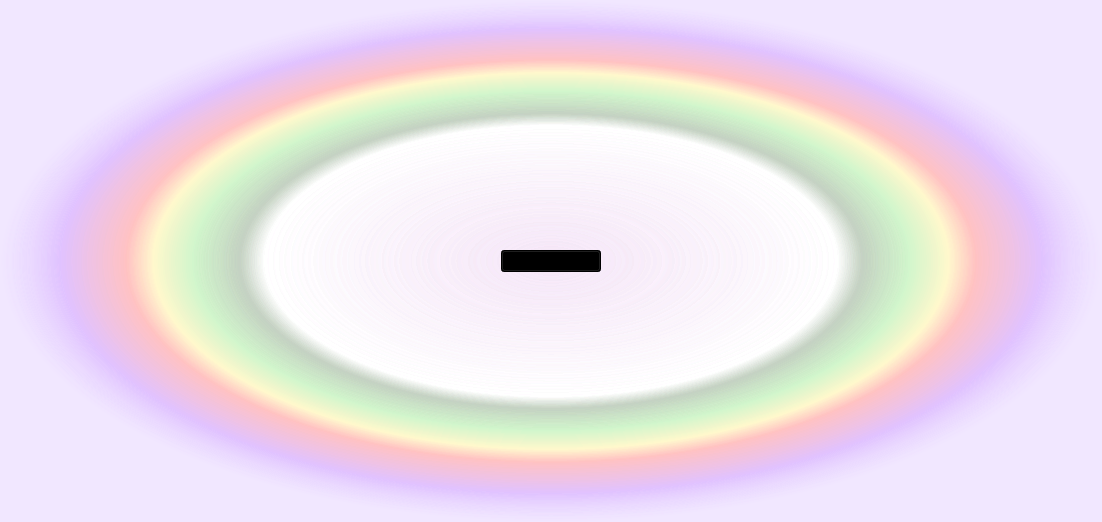
<?xml version="1.0" encoding="UTF-8"?>
<ui version="4.0">
 <class>MainWindow</class>
 <widget class="QMainWindow" name="MainWindow">
  <property name="geometry">
   <rect>
    <x>0</x>
    <y>0</y>
    <width>1102</width>
    <height>522</height>
   </rect>
  </property>
  <property name="windowTitle">
   <string>зиризири</string>
  </property>
  <property name="styleSheet">
   <string notr="true">background-color: qradialgradient(spread:pad, cx:0.5, cy:0.5, radius:0.5, fx:0.5, fy:0.5, stop:0 rgba(234, 203, 239, 50), stop:0.52 rgba(0, 0, 0, 0), stop:0.565 rgba(82, 121, 76, 33), stop:0.65 rgba(159, 235, 148, 50), stop:0.721925 rgba(255, 238, 150, 50), stop:0.77 rgba(255, 128, 128, 50), stop:0.89 rgba(191, 128, 255, 50), stop:1 rgba(241, 231, 255, 255));</string>
  </property>
  <widget class="QWidget" name="centralwidget">
   <layout class="QGridLayout" name="gridLayout">
    <item row="0" column="0">
     <widget class="QComboBox" name="filter_box">
      <property name="maximumSize">
       <size>
        <width>100</width>
        <height>16777215</height>
       </size>
      </property>
     </widget>
    </item>
   </layout>
  </widget>
 </widget>
 <resources/>
 <connections/>
</ui>
